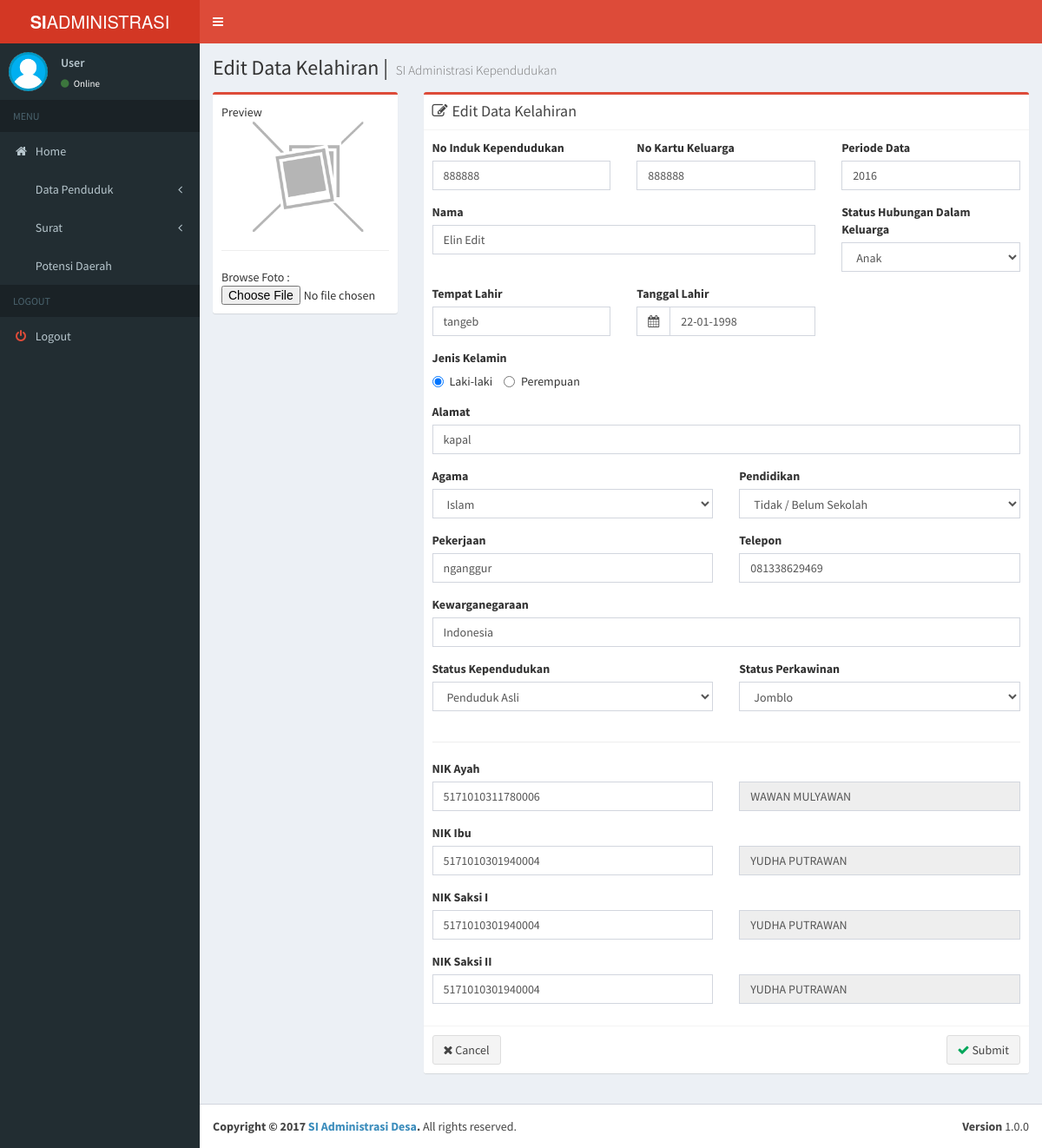
/index.php/kelahiran/edit/3, run on the app's committed database.
### tables this page shows
CREATE TABLE `t_kelahiran` (
  `id_kelahiran` int(11) NOT NULL,
  `id_penduduk` varchar(20) DEFAULT NULL,
  `kewarganegaraan` varchar(20) DEFAULT NULL,
  `id_ibu` int(11) DEFAULT NULL,
  `id_ayah` int(11) DEFAULT NULL,
  `id_saksi1` int(11) DEFAULT NULL,
  `id_saksi2` int(11) DEFAULT NULL,
  `created_by` int(11) NOT NULL,
  `created_at` timestamp NOT NULL DEFAULT CURRENT_TIMESTAMP,
  `updated_by` int(11) NOT NULL,
  `updated_at` timestamp NOT NULL DEFAULT '0000-00-00 00:00:00' ON UPDATE CURRENT_TIMESTAMP,
  `status` tinyint(4) NOT NULL DEFAULT '1'
);

CREATE TABLE `t_penduduk` (
  `id_penduduk` int(11) NOT NULL,
  `periode_data` varchar(4) DEFAULT NULL,
  `no_kk` varchar(20) DEFAULT NULL,
  `status_kk` int(11) DEFAULT NULL,
  `nik` varchar(20) DEFAULT NULL,
  `nama` varchar(100) DEFAULT NULL,
  `tempat_lahir` varchar(50) DEFAULT NULL,
  `tgl_lahir` date DEFAULT NULL,
  `jk` tinyint(4) DEFAULT NULL,
  `alamat_saat_ini` varchar(255) DEFAULT NULL,
  `id_agama` int(11) DEFAULT NULL,
  `id_pendidikan` int(11) DEFAULT NULL,
  `pekerjaan` varchar(100) DEFAULT NULL,
  `telepon` varchar(20) DEFAULT NULL,
  `status_kawin` tinyint(4) DEFAULT NULL,
  `nama_ibu` varchar(100) DEFAULT NULL,
  `nama_ayah` varchar(100) DEFAULT NULL,
  `kewarganegaraan` varchar(20) DEFAULT NULL,
  `status_kependudukan` int(11) DEFAULT NULL COMMENT 'penduduk asli, pendatang, pindah, meninggal',
  `foto` varchar(255) DEFAULT NULL,
  `created_by` int(11) NOT NULL,
  `created_at` timestamp NOT NULL DEFAULT CURRENT_TIMESTAMP,
  `updated_by` int(11) NOT NULL,
  `updated_at` timestamp NOT NULL DEFAULT '0000-00-00 00:00:00' ON UPDATE CURRENT_TIMESTAMP,
  `status` tinyint(4) NOT NULL DEFAULT '1'
);

CREATE TABLE `m_shdk` (
  `id_shdk` int(11) NOT NULL,
  `shdk` varchar(50) DEFAULT NULL,
  `status` tinyint(4) DEFAULT NULL
);

### application/views/edit_kelahiran.php (the view, shortened to what the rows shown need)
<div class="content-wrapper">
  <section class="content-header">
    <h1>
      Edit Data Kelahiran |
      <small>SI Administrasi Kependudukan</small>
    </h1>
  </section>
    <section class="content">
      <div class="row">
      <?php echo form_open('kelahiran/edit/'.$data->id_kelahiran, array('method' => 'POST', 'role' => 'form', 'enctype' => 'multipart/form-data'));?>
        <div class="col-md-9">
          <div class="box box-danger">
            <div class="box-body">
              <div class="row">
                <div class="col-md-4">
                  <div class="form-group">
                    <label>No Induk Kependudukan</label>
                    <input required name="nik" type="text" class="form-control" value="<?=$data->nik?>">
                  </div>
                </div>
                <div class="col-md-4">
                  <div class="form-group">
                    <label>No Kartu Keluarga</label>
                    <input required name="nkk" type="text" class="form-control" value="<?=$data->no_kk?>">
                  </div>
                </div>
                <div class="col-md-4">
                  <div class="form-group">
                    <label>Periode Data</label>
                    <input required name="periode_data" type="text" class="form-control" value="<?=$data->periode_data?>">
                  </div>
                </div>
              </div>
              <div class="row">
                <div class="col-md-8">
                  <div class="form-group">
                    <label>Nama</label>
                    <input required name="nama" type="text" class="form-control" value="<?=$data->nama_penduduk?>">
                  </div>
                </div>
                <div class="col-md-4">
                  <div class="form-group">
                    <label>Status Hubungan Dalam Keluarga</label>
                    <select required name="status_kk" class="form-control">
                      <?php
                        if(is_object($shdk) || is_array($shdk)) :
                          foreach ($shdk as $row) :
                      ?>
                      <option <?php if($data->status_kk==$row->id_shdk) : echo "selected"; endif; ?> value="<?=$row->id_shdk?>"><?=$row->shdk?></option>
                      <?php
                          endforeach;
                        endif;
                      ?>
                    </select>
                  </div>
                </div>
              </div>
              <div class="row">
                <div class="col-md-4">
                  <div class="form-group">
                    <label>Tempat Lahir</label>
                    <input required name="tempat_lahir" type="text" class="form-control" value="<?=$data->tempat_lahir?>">
                  </div>
                </div>
                <div class="col-md-4">
                  <div class="form-group">
                    <label>Tanggal Lahir</label><br>
                    <div class='input-group date'>
                      <div class='input-group-addon'>
                        <i class='fa fa-calendar'></i>
                      </div>
                      <input required name="tanggal_lahir" type='text' class='form-control pull-right' id='datepicker' value="<?php
                          $date=date_create($data->tgl_lahir);
                          $newdate=date_format($date,"d-m-Y");
                          echo $newdate;
                        ?>
                      ">
                    </div>
                  </div>
                </div>
              </div>
              <div class="form-group">
                <label>Alamat</label>
                <input required name="alamat" type="text" class="form-control" value="<?=$data->alamat_saat_ini?>">
              </div>
              <div class="row">
                <div class="col-md-6">
                  <div class="form-group">
                    <label>Pekerjaan</label>
                    <input required name="pekerjaan" type="text" class="form-control" value="<?=$data->pekerjaan?>">
                  </div>
                </div>
                <div class="col-md-6">
                  <div class="form-group">
                    <label>Telepon</label>
                    <input required name="telepon" type="text" class="form-control" value="<?=$data->telepon?>">
                  </div>
                </div>
              </div>
              <div class="form-group">
                <label>Kewarganegaraan</label>
                <input required name="kewarganegaraan" type="text" class="form-control" value="<?=$data->kewarganegaraan?>">
              </div>
              <div class="form-group">
                <div class="row">
                  <div class="col-md-6">
                    <input required id="ayah" name="nik_ayah" type="text" class="form-control" value="<?=$data->nik_ayah?>" placeholder="nama ayah" onblur="getdata(this)">
                  </div>
                  <div class="col-md-6">
                    <input required id="nama_ayah" name="nama_ayah" type="text" class="form-control" value="<?=$data->nama_ayah?>" placeholder="nama ayah" readonly>
                  </div>
                </div>
              </div>
              <div class="form-group">
                <div class="row">
                  <div class="col-md-6">
                    <input required id="ibu" name="nik_ibu" type="text" class="form-control" value="<?=$data->nik_ibu?>" placeholder="nama ibu" onblur="getdata(this)">
                  </div>
                  <div class="col-md-6">
                    <input required id="nama_ibu" name="nama_ibu" type="text" class="form-control" value="<?=$data->nama_ibu?>" placeholder="nama ibu" readonly>
                  </div>
                </div>
              </div>
              <div class="form-group">
                <div class="row">
                  <div class="col-md-6">
                    <input required id="saksi_I" name="nik_saksi_I" type="text" class="form-control" value="<?=$data->nik_saksi1?>" placeholder="nama saksi 1" onblur="getdata(this)">
                  </div>
                  <div class="col-md-6">
                    <input required id="nama_saksi_I" name="nama_saksi_I" type="text" class="form-control" value="<?=$data->nama_saksi1?>" placeholder="nama saksi 1" readonly>
                  </div>
                </div>
              </div>
              <div class="form-group">
                <div class="row">
                  <div class="col-md-6">
                    <input required id="saksi_II" name="nik_saksi_II" type="text" class="form-control" value="<?=$data->nik_saksi2?>" placeholder="nama saksi 2" onblur="getdata(this)">
                  </div>
                  <div class="col-md-6">
                    <input required id="nama_saksi_II" name="nama_saksi_II" type="text" class="form-control" value="<?=$data->nama_saksi2?>" placeholder="nama saksi 2" readonly>
                  </div>
                </div>
              </div>
            </div>
          </div>
        </div>
      </form>
      </div>
    </section>
</div>

### data on the page
t_kelahiran: nik "888888", nkk "888888", periode_data "2016", nama "Elin Edit", tempat_lahir "tangeb", tanggal_lahir "22-01-1998", alamat "kapal", pekerjaan "nganggur", telepon "081338629469", kewarganegaraan "Indonesia", nik_ayah "5171010311780006", nama_ayah "WAWAN MULYAWAN", nik_ibu "5171010301940004", nama_ibu "YUDHA PUTRAWAN", nik_saksi_I "5171010301940004", nama_saksi_I "YUDHA PUTRAWAN", nik_saksi_II "5171010301940004", nama_saksi_II "YUDHA PUTRAWAN"
t_penduduk: status_kk "Anak"

### other printed values
form field agama "Islam"
form field pendidikan "Tidak / Belum Sekolah"
form field status_kependudukan "Penduduk Asli"
form field status_kawin "Jomblo"
